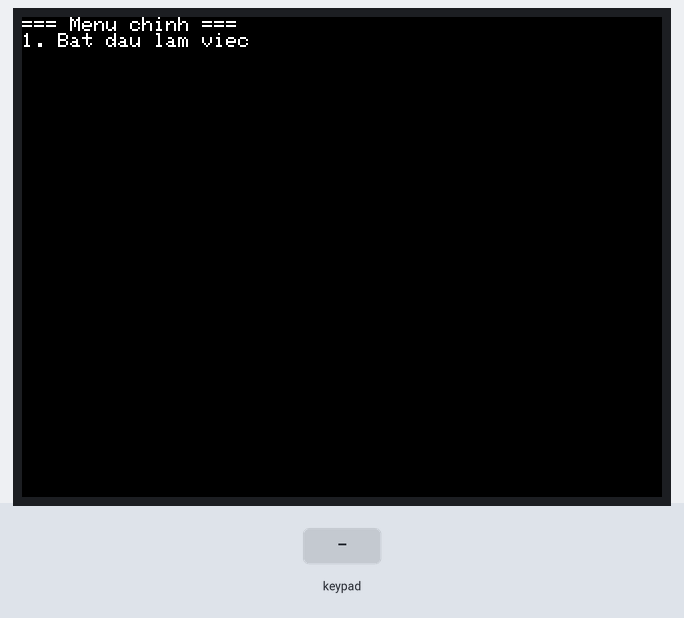
Bench run of a sketch on a simulated ESP32. Parts: 320×240 colour display. The test bench sets the inputs (shaded band). What the sketch prints to the serial monitor is not drawn.

Above: at 1.4 s.
1.5 s: keypad keys 1 3 1 4 1 2 2 7 * pressed 0.4 s apart
At 3.3 s:
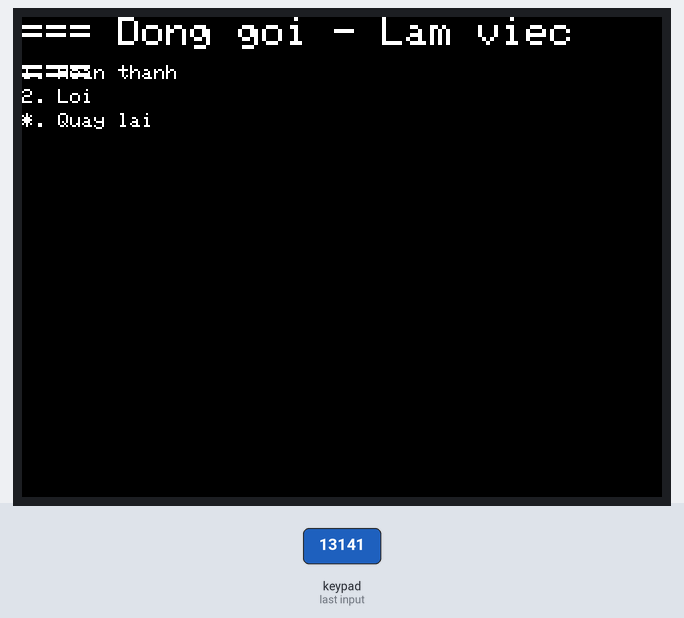
6.6 s: keypad keys 2 6 2 5 3 3 3 2 * pressed 0.4 s apart
At 11.1 s:
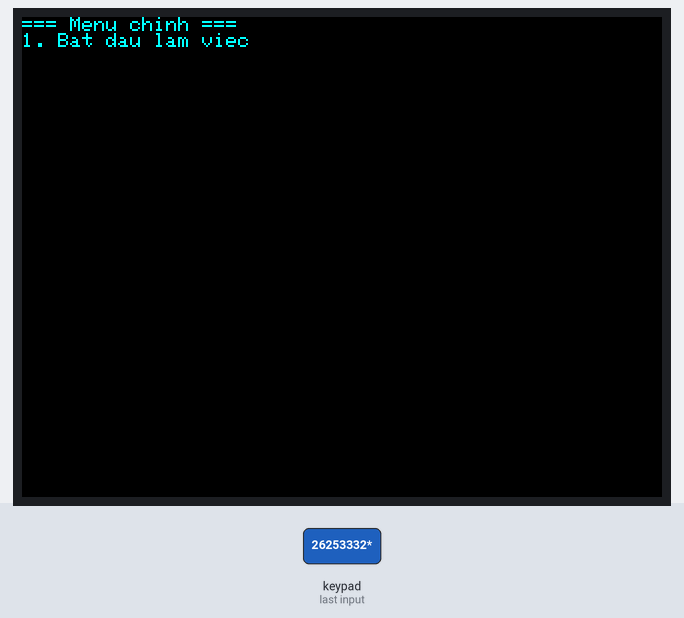
11.7 s: key '2' pressed
At 13.0 s:
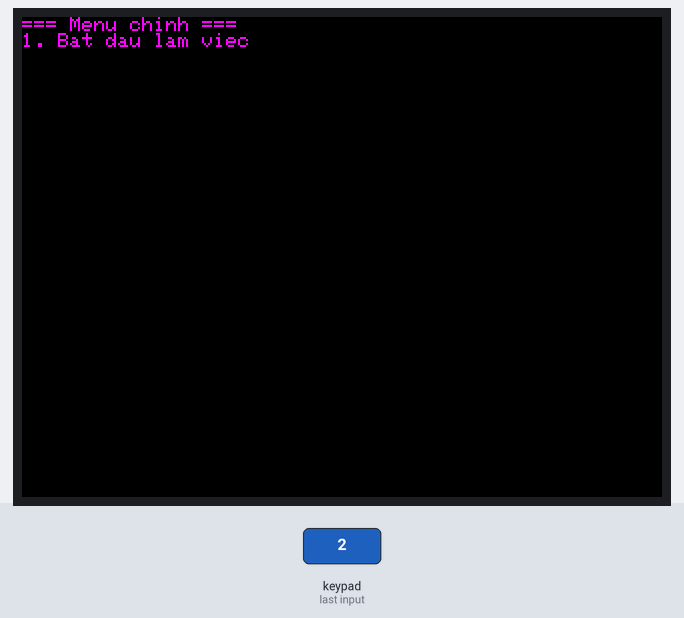
13.3 s: keypad keys 1 3 9 7 2 2 2 2 pressed 0.4 s apart
At 16.4 s:
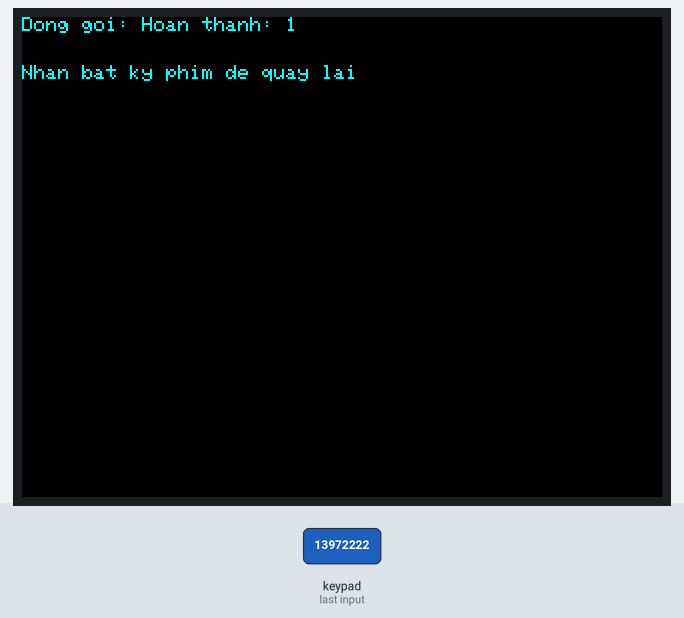
18.0 s: key '3' pressed
At 18.5 s:
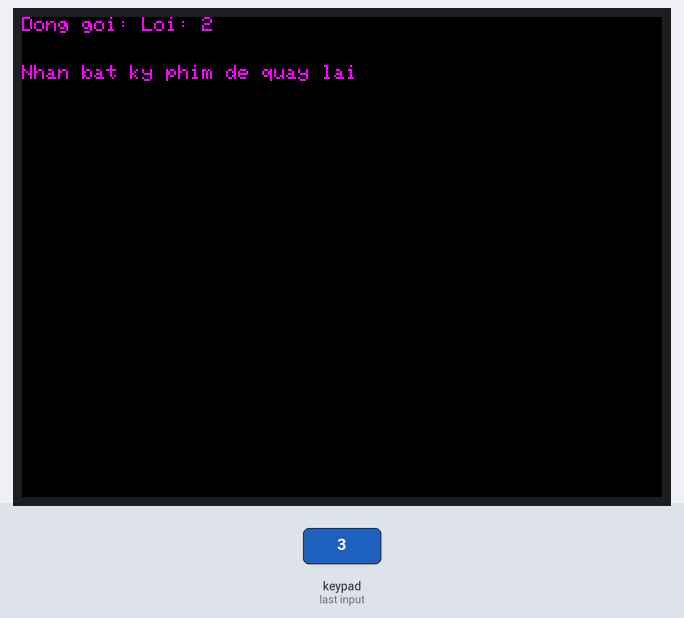
Timing chart, 0 to 20.5 s (numbered marks = the images above; inputs shaded):
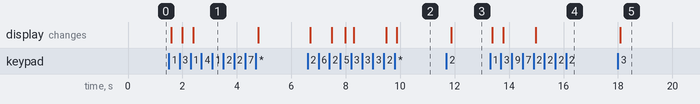

The sketch:

keypad.ino
```cpp
#include <Adafruit_GFX.h>
#include <Adafruit_ILI9341.h>
#include <Keypad.h>

#define TFT_CS 15   // GPIO 15 cho ILI9341 CS
#define TFT_DC 2    // GPIO 2 cho ILI9341 DC
#define TFT_RST 4   // GPIO 4 cho ILI9341 RST

Adafruit_ILI9341 tft = Adafruit_ILI9341(TFT_CS, TFT_DC, TFT_RST);

const byte ROWS = 4;
const byte COLS = 4;
char keys[ROWS][COLS] = {
  {'1', '2', '3', 'A'},
  {'4', '5', '6', 'B'},
  {'7', '8', '9', 'C'},
  {'*', '0', '#', 'D'}
};
byte rowPins[ROWS] = {13, 14, 12, 27};
byte colPins[COLS] = {26, 25, 33, 32};
Keypad keypad = Keypad(makeKeymap(keys), rowPins, colPins, ROWS, COLS);

enum State {
  MAIN_MENU,
  WORK_MENU,
  TASK_MENU,
  WORKING
};
State currentState = MAIN_MENU;

struct Task {
  int completed = 0;
  int failed = 0;
  bool available = true;
};
Task lapRap, suaChua, dongGoi;
Task* currentTask = nullptr;
const char* currentTaskName = nullptr;

void printWrapped(String text, int x, int y, uint16_t color, uint8_t textSize) {
  tft.setTextColor(color);
  tft.setTextSize(textSize);
  int maxChars = (textSize == 1) ? 53 : 26;
  int lineHeight = (textSize == 1) ? 12 : 20;
  int currentY = y;

  while (text.length() > 0) {
    String line = text.substring(0, maxChars);
    if (text.length() > maxChars) {
      int lastSpace = line.lastIndexOf(' ');
      if (lastSpace > 0 && lastSpace < maxChars) {
        line = text.substring(0, lastSpace);
        text = text.substring(lastSpace + 1);
      } else {
        text = text.substring(maxChars);
      }
    } else {
      text = "";
    }
    tft.setCursor(x, currentY);
    tft.println(line);
    currentY += lineHeight;
    if (currentY >= 240) break;
  }
}

void setup() {
  Serial.begin(115200);
  tft.begin();
  tft.setRotation(1);
  tft.fillScreen(ILI9341_BLACK);
  tft.setTextColor(ILI9341_WHITE);
  tft.setTextSize(1);
  tft.setCursor(0, 0);
  tft.println("=== Menu chinh ===");
  tft.println("1. Bat dau lam viec");
  Serial.println("=== Menu chính ===");
  Serial.println("1. Bắt đầu làm việc");
}

void showMainMenu() {
  tft.fillRect(0, 0, 320, 240, ILI9341_BLACK);
  tft.setTextSize(1);
  tft.setCursor(0, 0);
  tft.println("=== Menu chinh ===");
  tft.println("1. Bat dau lam viec");
  Serial.println("=== Menu chính ===");
  Serial.println("1. Bắt đầu làm việc");
}

void showWorkMenu() {
  tft.fillRect(0, 0, 320, 240, ILI9341_BLACK);
  tft.setTextSize(2);
  tft.setCursor(0, 0);
  tft.setTextColor(ILI9341_WHITE);
  tft.println("=== Chon cong viec ===");
  tft.setTextSize(1);
  tft.setCursor(0, 20);
  if (lapRap.available) tft.println("1. Lap rap");
  tft.setCursor(0, 32);
  if (suaChua.available) tft.println("2. Sua chua");
  tft.setCursor(0, 44);
  if (dongGoi.available) tft.println("3. Dong goi");
  tft.setCursor(0, 56);
  tft.println("*. Quay lai");
  Serial.println("=== Chọn công việc ===");
  if (lapRap.available) Serial.println("1. Lắp ráp");
  if (suaChua.available) Serial.println("2. Sửa chữa");
  if (dongGoi.available) Serial.println("3. Đóng gói");
  Serial.println("*. Quay lại");
}

void showTaskMenu(const char* taskName) {
  tft.fillRect(0, 0, 320, 240, ILI9341_BLACK);
  tft.setTextSize(2);
  tft.setCursor(0, 0);
  tft.setTextColor(ILI9341_WHITE);
  String title = String("=== ") + taskName + " ===";
  printWrapped(title, 0, 0, ILI9341_WHITE, 2);
  tft.setTextSize(1);
  tft.setCursor(0, 24);
  tft.println("1. Bat dau lam viec");
  tft.setCursor(0, 36);
  tft.println("2. Xem so cong viec hoan thanh");
  tft.setCursor(0, 48);
  tft.println("3. Xem so loi");
  tft.setCursor(0, 60);
  tft.println("*. Quay lai");
  Serial.print("=== "); Serial.print(taskName); Serial.println(" ===");
  Serial.println("1. Bắt đầu làm việc");
  Serial.println("2. Xem số công việc hoàn thành");
  Serial.println("3. Xem số lỗi");
  Serial.println("*. Quay lại");
}

void showWorkingMenu(const char* taskName) {
  tft.fillRect(0, 0, 320, 240, ILI9341_BLACK);
  tft.setTextSize(2);
  tft.setCursor(0, 0);
  tft.setTextColor(ILI9341_WHITE);
  String title = String("=== ") + taskName + " - Lam viec ===";
  printWrapped(title, 0, 0, ILI9341_WHITE, 2);
  tft.setTextSize(1);
  tft.setCursor(0, 24);
  tft.println("1. Hoan thanh");
  tft.setCursor(0, 36);
  tft.println("2. Loi");
  tft.setCursor(0, 48);
  tft.println("*. Quay lai");
  Serial.print("=== "); Serial.print(taskName); Serial.println(" - Làm việc ===");
  Serial.println("1. Hoàn thành");
  Serial.println("2. Lỗi");
  Serial.println("*. Quay lại");
}

void loop() {
  char key = keypad.getKey();
  if (!key) return;

  switch (currentState) {
    case MAIN_MENU:
      switch (key) {
        case '1':
          currentState = WORK_MENU;
          showWorkMenu();
          break;
        default:
          tft.fillRect(0, 0, 320, 240, ILI9341_BLACK);
          tft.setCursor(0, 0);
          tft.setTextColor(ILI9341_MAGENTA);
          tft.setTextSize(1);
          tft.println("Phim khong hop le!");
          showMainMenu();
          Serial.println("Phím không hợp lệ!");
          break;
      }
      break;

    case WORK_MENU:
      switch (key) {
        case '1':
          if (lapRap.available) {
            currentTask = &lapRap;
            currentTaskName = "Lap rap";
            currentState = TASK_MENU;
            showTaskMenu(currentTaskName);
          } else {
            tft.fillRect(0, 0, 320, 240, ILI9341_BLACK);
            tft.setCursor(0, 0);
            tft.setTextColor(ILI9341_MAGENTA);
            tft.setTextSize(1);
            tft.println("Cong viec khong kha dung!");
            showWorkMenu();
            Serial.println("Công việc không khả dụng!");
          }
          break;
        case '2':
          if (suaChua.available) {
            currentTask = &suaChua;
            currentTaskName = "Sua chua";
            currentState = TASK_MENU;
            showTaskMenu(currentTaskName);
          } else {
            tft.fillRect(0, 0, 320, 240, ILI9341_BLACK);
            tft.setCursor(0, 0);
            tft.setTextColor(ILI9341_MAGENTA);
            tft.setTextSize(1);
            tft.println("Cong viec khong kha dung!");
            showWorkMenu();
            Serial.println("Công việc không khả dụng!");
          }
          break;
        case '3':
          if (dongGoi.available) {
            currentTask = &dongGoi;
            currentTaskName = "Dong goi";
            currentState = TASK_MENU;
            showTaskMenu(currentTaskName);
          } else {
            tft.fillRect(0, 0, 320, 240, ILI9341_BLACK);
            tft.setCursor(0, 0);
            tft.setTextColor(ILI9341_MAGENTA);
            tft.setTextSize(1);
            tft.println("Cong viec khong kha dung!");
            showWorkMenu();
            Serial.println("Công việc không khả dụng!");
          }
          break;
        case '*':
          currentState = MAIN_MENU;
          showMainMenu();
          break;
        default:
          tft.fillRect(0, 0, 320, 240, ILI9341_BLACK);
          tft.setCursor(0, 0);
          tft.setTextColor(ILI9341_MAGENTA);
          tft.setTextSize(1);
          tft.println("Phim khong hop le!");
          showWorkMenu();
          Serial.println("Phím không hợp lệ!");
          break;
      }
      break;

    case TASK_MENU:
      switch (key) {
        case '1':
          currentState = WORKING;
          showWorkingMenu(currentTaskName);
          break;
        case '2':
          tft.fillRect(0, 0, 320, 240, ILI9341_BLACK);
          tft.setCursor(0, 0);
          tft.setTextColor(ILI9341_CYAN);
          tft.setTextSize(1);
          printWrapped(String(currentTaskName) + ": Hoan thanh: " + String(currentTask->completed), 0, 0, ILI9341_CYAN, 1);
          tft.setCursor(0, 24);
          tft.println("Nhan bat ky phim de quay lai");
          Serial.print(currentTaskName); Serial.print(": Hoàn thành: "); Serial.println(currentTask->completed);
          Serial.println("Nhấn bất kỳ phím để quay lại");
          break;
        case '3':
          tft.fillRect(0, 0, 320, 240, ILI9341_BLACK);
          tft.setCursor(0, 0);
          tft.setTextColor(ILI9341_MAGENTA);
          tft.setTextSize(1);
          printWrapped(String(currentTaskName) + ": Loi: " + String(currentTask->failed), 0, 0, ILI9341_MAGENTA, 1);
          tft.setCursor(0, 24);
          tft.println("Nhan bat ky phim de quay lai");
          Serial.print(currentTaskName); Serial.print(": Lỗi: "); Serial.println(currentTask->failed);
          Serial.println("Nhấn bất kỳ phím để quay lại");
          break;
        case '*':
          currentState = MAIN_MENU;
          showMainMenu();
          break;
        default:
          tft.fillRect(0, 0, 320, 240, ILI9341_BLACK);
          tft.setCursor(0, 0);
          tft.setTextColor(ILI9341_MAGENTA);
          tft.setTextSize(1);
          tft.println("Phim khong hop le!");
          showTaskMenu(currentTaskName);
          Serial.println("Phím không hợp lệ!");
          break;
      }
      break;

    case WORKING:
      switch (key) {
        case '1':
          if (currentTask) {
            currentTask->completed++;
            tft.fillRect(0, 0, 320, 240, ILI9341_BLACK);
            tft.setCursor(0, 0);
            tft.setTextColor(ILI9341_GREEN);
            tft.setTextSize(2);
            String completedMsg = "Da hoan thanh 1 SP - " + String(currentTaskName);
            printWrapped(completedMsg, 0, 0, ILI9341_GREEN, 2);
            showWorkingMenu(currentTaskName);
            Serial.print("Đã hoàn thành 1 sản phẩm - "); Serial.println(currentTaskName);
          }
          break;
        case '2':
          if (currentTask) {
            currentTask->failed++;
            tft.fillRect(0, 0, 320, 240, ILI9341_BLACK);
            tft.setCursor(0, 0);
            tft.setTextColor(ILI9341_MAGENTA);
            tft.setTextSize(2);
            String failedMsg = "Da ghi nhan 1 loi - " + String(currentTaskName);
            printWrapped(failedMsg, 0, 0, ILI9341_MAGENTA, 2);
            showWorkingMenu(currentTaskName);
            Serial.print("Đã ghi nhận 1 lỗi - "); Serial.println(currentTaskName);
          }
          break;
        case '*':
          currentState = WORK_MENU;
          showWorkMenu();
          break;
        default:
          tft.fillRect(0, 0, 320, 240, ILI9341_BLACK);
          tft.setCursor(0, 0);
          tft.setTextColor(ILI9341_MAGENTA);
          tft.setTextSize(1);
          tft.println("Phim khong hop le!");
          showWorkingMenu(currentTaskName);
          Serial.println("Phím không hợp lệ!");
          break;
      }
      break;
  }
}
```

Measured:
- after the input at 1.5 s, the display: first changes after 0.08 s (image 1 shows a later state)
- after the input at 6.6 s, the display: first changes after 0.09 s (image 2 shows a later state)
- after the input at 11.7 s, the display: changes after 0.17 s (image 3)
- after the input at 13.3 s, the display: first changes after 0.08 s (image 4 shows a later state)
- after the input at 18.0 s, the display: changes after 0.08 s (image 5)
